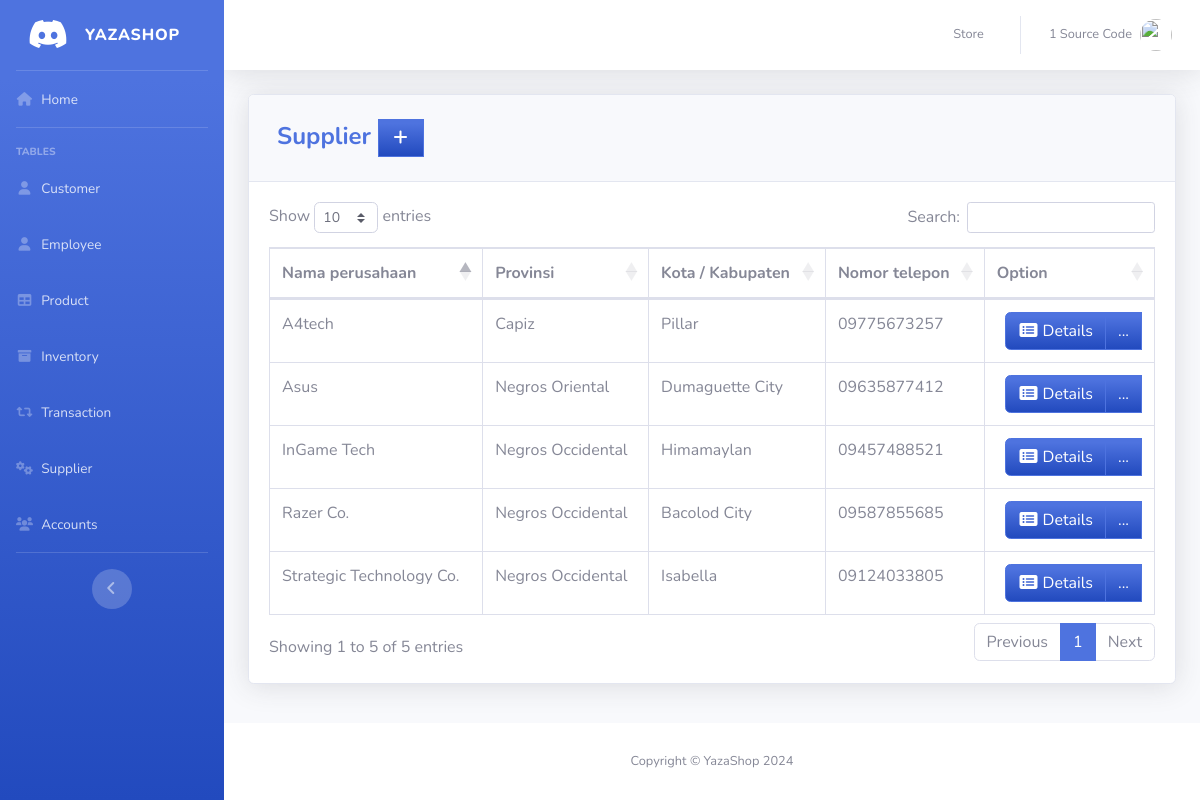
/pages/supplier.php (signed in), run on the app's committed database.
### tables this page shows
CREATE TABLE `supplier` (
  `SUPPLIER_ID` int NOT NULL,
  `COMPANY_NAME` varchar(50) DEFAULT NULL,
  `LOCATION_ID` int NOT NULL,
  `PHONE_NUMBER` varchar(11) DEFAULT NULL
);

CREATE TABLE `location` (
  `LOCATION_ID` int NOT NULL,
  `PROVINCE` varchar(100) DEFAULT NULL,
  `CITY` varchar(100) DEFAULT NULL
);

### pages/supplier.php (the view, shortened to what this page needs)
<?php
include'../includes/connection.php';
include'../includes/sidebar.php';
?>
            <div class="card shadow mb-4">
            <div class="card-header py-3">
              <h4 class="m-2 font-weight-bold text-primary">Supplier&nbsp;<a  href="#" data-toggle="modal" data-target="#supplierModal" type="button" class="btn btn-primary bg-gradient-primary" style="border-radius: 0px;"><i class="fas fa-fw fa-plus"></i></a></h4>
            </div>
            <div class="card-body">
              <div class="table-responsive">
                <table class="table table-bordered" id="dataTable" width="100%" cellspacing="0">
               <thead>
                   <tr>
                       <th>Nama perusahaan</th>
                       <th>Provinsi</th>
                       <th>Kota / Kabupaten</th>
                       <th>Nomor telepon</th>
                       <th>Option</th>
                   </tr>
               </thead>
          <tbody>
<?php
    $query = 'SELECT SUPPLIER_ID, COMPANY_NAME, l.PROVINCE, l.CITY, PHONE_NUMBER FROM supplier s join location l on s.LOCATION_ID=l.LOCATION_ID';
        $result = mysqli_query($db, $query) or die (mysqli_error($db));
            while ($row = mysqli_fetch_assoc($result)) {
                echo '<tr>';
                echo '<td>'. $row['COMPANY_NAME'].'</td>';
                echo '<td>'. $row['PROVINCE'].'</td>';
                echo '<td>'. $row['CITY'].'</td>';
                echo '<td>'. $row['PHONE_NUMBER'].'</td>';
                      echo '<td align="right"> <div class="btn-group">
                              <a type="button" class="btn btn-primary bg-gradient-primary" href="sup_searchfrm.php?action=edit & id='.$row['SUPPLIER_ID'] . '"><i class="fas fa-fw fa-list-alt"></i> Details</a>
                            <div class="btn-group">
                              <a type="button" class="btn btn-primary bg-gradient-primary dropdown no-arrow" data-toggle="dropdown" style="color:white;">
                              ... <span class="caret"></span></a>
                            <ul class="dropdown-menu text-center" role="menu">
                                <li>
                                  <a type="button" class="btn btn-warning bg-gradient-warning btn-block" style="border-radius: 0px;" href="sup_edit.php?action=edit & id='.$row['SUPPLIER_ID']. '">
                                    <i class="fas fa-fw fa-edit"></i> Edit
                                  </a>
                                </li>
                            </ul>
                            </div>
                          </div> </td>';
                      echo '</tr> ';
                        }
?>
                                </tbody>
                            </table>
                        </div>
                    </div>
                  </div>
<?php
include'../includes/footer.php';
?>

### data on the page
supplier: COMPANY_NAME "InGame Tech", LOCATION_ID.PROVINCE "Negros Occidental", LOCATION_ID.CITY "Himamaylan", PHONE_NUMBER "09457488521"
supplier: COMPANY_NAME "Asus", LOCATION_ID.PROVINCE "Negros Oriental", LOCATION_ID.CITY "Dumaguette City", PHONE_NUMBER "09635877412"
supplier: COMPANY_NAME "Razer Co.", LOCATION_ID.PROVINCE "Negros Occidental", LOCATION_ID.CITY "Bacolod City", PHONE_NUMBER "09587855685"
supplier: COMPANY_NAME "Strategic Technology Co.", LOCATION_ID.PROVINCE "Negros Occidental", LOCATION_ID.CITY "Isabella", PHONE_NUMBER "09124033805"
supplier: COMPANY_NAME "A4tech", LOCATION_ID.PROVINCE "Capiz", LOCATION_ID.CITY "Pillar", PHONE_NUMBER "09775673257"

### other printed values
$_SESSION['FIRST_NAME'] "1 Source"
$_SESSION['LAST_NAME'] "Code"
